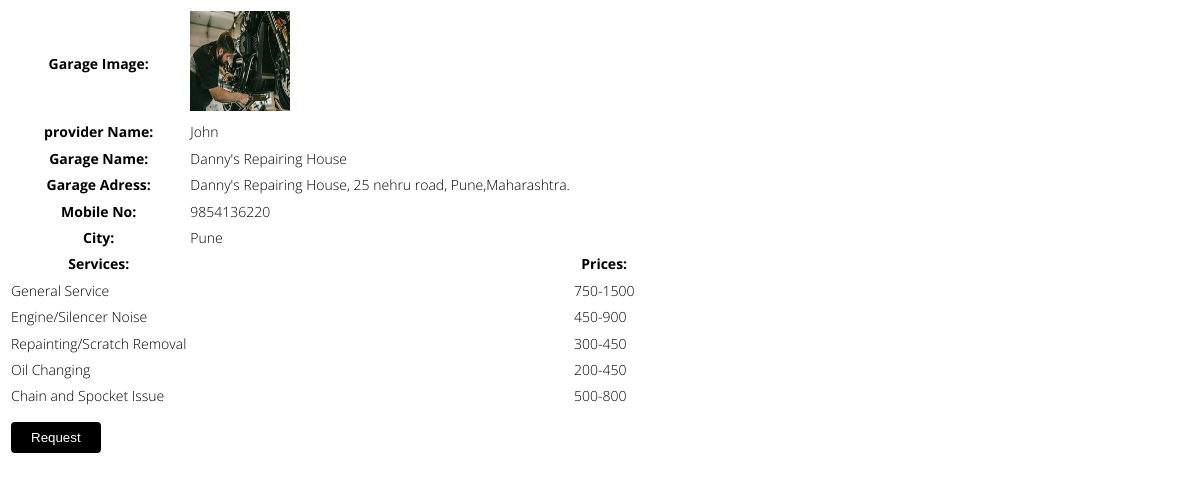
Page /userapp/General_Service/ on the committed database.
### providerapp/models.py (models this page shows)
class GarageDetails(models.Model):
    Gimage= models.ImageField(upload_to = 'image/', default= 'abc.jpg')
    Gname= models.CharField(max_length= 25)
    Gaddress= models.CharField(max_length= 254)
    City= models.CharField(max_length= 10)
    Mobile_No= models.CharField(max_length= 10)
    Ser1= models.CharField(max_length= 25)
    Ser1_Price=  models.CharField(max_length= 25)
    Ser2= models.CharField(max_length= 25)
    Ser2_Price=  models.CharField(max_length= 25)
    Ser3= models.CharField(max_length= 25)
    Ser3_Price=  models.CharField(max_length= 25)
    Ser4= models.CharField(max_length= 25)
    Ser4_Price=  models.CharField(max_length= 25)
    Ser5= models.CharField(max_length= 25)
    Ser5_Price=  models.CharField(max_length= 25)
    Ser6= models.CharField(max_length= 25, default= 'none')
    Ser6_Price=  models.CharField(max_length= 25, default= 'none')
    Ser7= models.CharField(max_length= 25, default= 'none')
    Ser7_Price=  models.CharField(max_length= 25, default= 'none')
    Provider_Name= models.CharField(max_length= 50, default= "abc")
    SP_ID= models.ForeignKey(Master_Table, on_delete= models.CASCADE, default= "abc@gmail.com")

### userapp/views.py (the view)
# urls.py: path('General_Service/', views.General_Service, name= 'General_Service'),
def General_Service(request):
    provider_details= GarageDetails.objects.filter(Ser1= "General Service")
    return render(request,'userapp/show_provider.html',{'keys': provider_details})

### userapp/templates/userapp/show_provider.html (shortened to what this page needs)
{% load static %}
<!DOCTYPE html>
<html lang="en">
<head>
    <link rel="stylesheet" href="{% static 'authapp/fonts/material-icon/css/material-design-iconic-font.min.css' %}">
    <link rel="stylesheet" href="{% static 'authapp/css/style.css' %}">
</head>
<body>
    <div class="main">
        <section class="signup">
            <div class="container">
                <table class="table">
                    {% for key in keys %}
                    <tbody style="color: black;">
                      <tr>
                        <th scope="row">Garage Image:</th>
                        <td><img src= "{{key.Gimage.url }}" alt="" class="rounded" height="100px" width="100px"></td>
                      </tr>
                      <tr>
                        <th scope="row">provider Name:</th>
                        <td>{{key.Provider_Name}}</td>
                      </tr>
                      <tr>
                        <th scope="row">Garage Name:</th>
                        <td>{{key.Gname}}</td>
                      </tr>
                      <tr>
                        <th scope="row">Garage Adress:</th>
                        <td>{{key.Gaddress}}</td>
                      </tr>
                      <tr>
                        <th scope="row">Mobile No:</th>
                        <td>{{key.Mobile_No}}</td>
                      </tr>
                      <tr>
                        <th scope="row">City:</th>
                        <td>{{key.City}}</td>
                      </tr>
                      <tr>
                      <th scope="row">Services:</th>
                      <th></th>
                      <th scope="row">Prices:</th>
                      </tr>
                        {% if key.Ser1 != "" %}
                        <tr>
                          <td>
                            {{key.Ser1}}
                          </td>
                          <td></td>
                          <td>
                            {{key.Ser1_Price}}
                          </td>
                        </tr>
                        {% endif %}
                        {% if key.Ser3 != "" %}
                        <tr>
                          <td>
                            {{key.Ser3}}
                          </td>
                          <td></td>
                          <td>
                            {{key.Ser3_Price}}
                          </td>
                        </tr>
                        {% endif %}
                        {% if key.Ser4 != "" %}
                        <tr>
                          <td>
                            {{key.Ser4}}
                          </td>
                          <td></td>
                          <td>
                            {{key.Ser4_Price}}
                          </td>
                        </tr>
                        {% endif %}
                        {% if key.Ser5 != "" %}
                        <tr>
                          <td>
                            {{key.Ser5}}
                          </td>
                          <td></td>
                          <td>
                            {{key.Ser5_Price}}
                          </td>
                        </tr>
                        {% endif %}
                        {% if key.Ser7 != "" %}
                        <tr>
                          <td>
                            {{key.Ser7}}
                          </td>
                          <td></td>
                          <td>
                            {{key.Ser7_Price}}
                          </td>
                        </tr>
                        {% endif %}
                      <tr>
                        <td>
                            <form action= "{% url 'Request_Details_Fill' sp_id=key.SP_ID_id %}" method="POST">
                                <button type="submit" class="btn btn-primary" style="background-color: black;">Request</button>
                              </form>
                        </td>
                      </tr>
                      {% endfor %}
                    </tbody>
                  </table>
                </div>
            </div>
</body>
</html>

### authapp/static/authapp/css/style.css (style rules this page uses)
body { font-family:'Open Sans', Arial, sans-serif; font-size:14px; font-weight:300; line-height:1.6em; color:#fff; background-color:#fff; overflow-x:hidden; }
.btn-primary { padding: 8px 20px; background: #000; color: #fff; border-radius: 4px; border:none; margin-top: 10px; }

### rows in the picture
GarageDetails: Gimage (picture), Provider_Name "John", Gname "Danny's Repairing House", Gaddress "Danny's Repairing House, 25 nehru road, Pune,Maharashtra.", Mobile_No "9854136220", City "Pune", Ser1 "General Service", Ser1_Price "750-1500", Ser3 "Engine/Silencer Noise", Ser3_Price "450-900", Ser4 "Repainting/Scratch Removal", Ser4_Price "300-450", Ser5 "Oil Changing", Ser5_Price "200-450", Ser7 "Chain and Spocket Issue", Ser7_Price "500-800"
